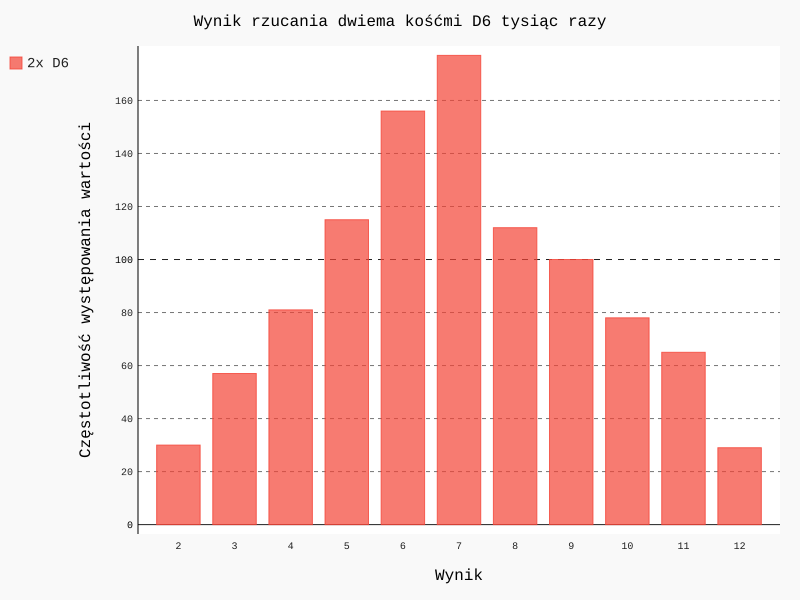

Generate this figure with Python:
import pygal

from die import Die

# Utworzenie dwóch kości typu D6.
die_1 = Die()
die_2 = Die()

# Wykonanie pewnej liczby rzutuów i umieszczenie danych na liście.
results = []
for roll_num in range(1000):
    result = die_1.roll() + die_2.roll()
    results.append(result)

# Analiza wyników.
frequencies = []
max_result = die_1.num_sides + die_2.num_sides
for value in range(2, max_result+1):
    frequency = results.count(value)
    frequencies.append(frequency)

# Wizualizacja wyników.
hist = pygal.Bar()
hist.force_uri_protocol = 'http'

hist.title = "Wynik rzucania dwiema kośćmi D6 tysiąc razy"
hist.x_labels = ['2', '3', '4', '5', '6', '7', '8', '9', '10', '11', 12]
hist.x_title = "Wynik"
hist.y_title = "Częstotliwość występowania wartości"

hist.add('2x D6', frequencies)
hist.render_to_file('dice_visual.svg')
